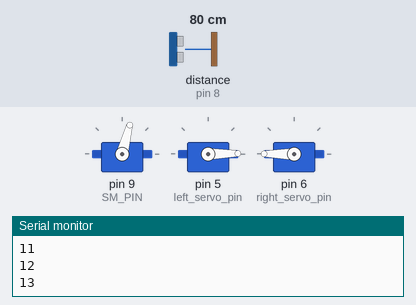
The sketch below on a simulated Arduino Uno, built with avr-gcc and run on an emulated ATmega328P. Shown: 3 × servo, the last lines printed to the serial monitor. Wiring (inferred from the names in the program): ultrasonic range finder: trigger pin 7; echo pin 8; 2 × servo: signal pin 5 / signal pin 6. The inputs (shaded band) are chosen by the test bench; at power-on: distance to the obstacle (sensor on pin 8) 80 cm. The echo pulse lasts 58.3 µs per cm; servo pulses on a pin are drawn as a servo (544–2400 µs = 0–180°).

Above: at 3.2 s.
3.3 s: distance to the obstacle (sensor on pin 8) set to 12 cm
5.2 s: distance to the obstacle (sensor on pin 8) set to 9 cm
At 7.0 s:
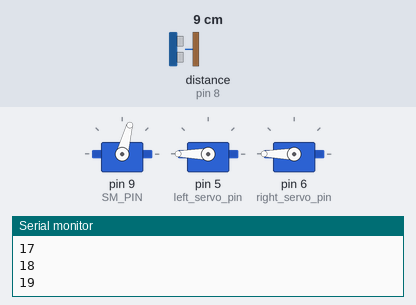
7.8 s: distance to the obstacle (sensor on pin 8) set to 18 cm
At 9.4 s:
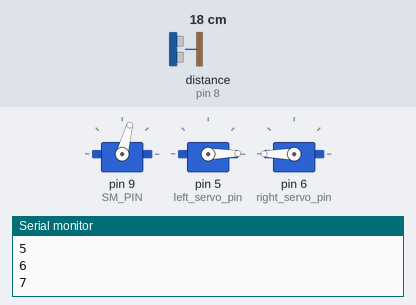
10.6 s: distance to the obstacle (sensor on pin 8) set to 2 cm
At 12.3 s:
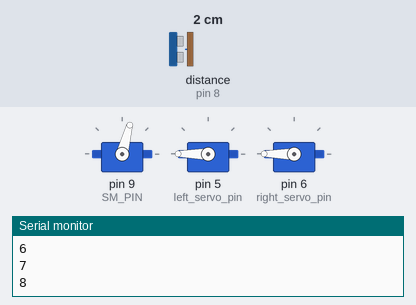
Timing chart, 0 to 13.8 s (numbered marks = the images above; inputs shaded):
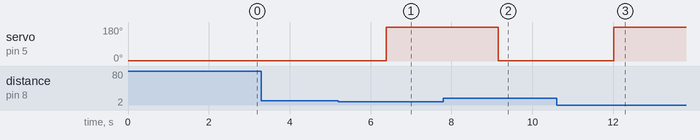

The sketch:

run01.ino
```cpp
#include <Servo.h>

//
// The middle servo(SM) driving HC-SR04
//
#define SM_PIN       9
#define SM_INIT_POS  75  // initial position
#define SM_START_POS 30
#define SM_END_POS   120
#define SM_STEP      1

Servo sm_servo;  // create servo object to control a servo
// twelve servo objects can be created on most boards

int sm_pos = 0;    // variable to store the servo position

//
// The left and right servo
//
#define N 20
int left_servo_pin = 5;
int right_servo_pin = 6;

int servoPosition = 1000; // position in microseconds

//
// HC-SR04
//
#define SR04_TRIG_PIN   7
#define SR04_ECHO_PIN   8

void setup() {
  sm_servo.attach(SM_PIN);  // attaches the servo on pin SM_PIN to the servo object
  sm_servo.write(SM_INIT_POS);
  delay(2000);

  pinMode(left_servo_pin, OUTPUT);
  pinMode(right_servo_pin, OUTPUT);

  pinMode(SR04_ECHO_PIN, INPUT);
  pinMode(SR04_TRIG_PIN, OUTPUT);

  Serial.begin(9600);

 }

void loop () {
  int distance;

  //sm_servo_test();
  //motor_servo_test();
  //sr04_test();

  // 1. check distance right in the front
  // 2. if distance is less than 10cm, then
  //      turn right for 5 seconds and goto step 1
  //    otherwise  move for 2 seconds, and goto step 1

  distance = sr04_check();

  if ( distance < 10 ) {
    RightRotate();RightRotate();
  }
  else {
    Forward();Forward();
  }

}

void sm_servo_test() {

  sr04_test(); delay(1000);
  for (sm_pos = SM_INIT_POS; sm_pos <= SM_END_POS; sm_pos += SM_STEP) { // goes from 0 degrees to 180 degrees
    // in steps of 1 degree
    sm_servo.write(sm_pos);              // tell servo to go to position in variable 'pos'
    delay(15);                       // waits 15ms for the servo to reach the position
  }
  delay(1000); sr04_test(); delay(1000);

  for (sm_pos = SM_END_POS; sm_pos >= SM_START_POS; sm_pos -= SM_STEP) { // goes from 180 degrees to 0 degrees
    sm_servo.write(sm_pos);              // tell servo to go to position in variable 'pos'
    delay(15);                       // waits 15ms for the servo to reach the position
  }
  delay(1000); sr04_test(); delay(1000);
  for (sm_pos = SM_START_POS; sm_pos <= SM_INIT_POS; sm_pos += SM_STEP) { // goes from 0 degrees to 180 degrees
    // in steps of 1 degree
    sm_servo.write(sm_pos);              // tell servo to go to position in variable 'pos'
    delay(15);                       // waits 15ms for the servo to reach the position
  }
}

int sr04_check() {
  long duration, distance;

  digitalWrite(SR04_TRIG_PIN, LOW);  // Added this line
  delayMicroseconds(2); // Added this line
  digitalWrite(SR04_TRIG_PIN, HIGH);
//  delayMicroseconds(1000); - Removed this line
  delayMicroseconds(10); // Added this line
  digitalWrite(SR04_TRIG_PIN, LOW);
  duration = pulseIn(SR04_ECHO_PIN, HIGH);
  distance = (duration/2) / 29.1;

  if (distance >= 200 || distance <= 0){
    Serial.println("Out of range");
  }
  else {
    Serial.print(distance);
    Serial.println(" cm");
  }

  delay(100);

  return distance;
}

void sr04_test() {
  long duration, distance;
  digitalWrite(SR04_TRIG_PIN, LOW);  // Added this line
  delayMicroseconds(2); // Added this line
  digitalWrite(SR04_TRIG_PIN, HIGH);
//  delayMicroseconds(1000); - Removed this line
  delayMicroseconds(10); // Added this line
  digitalWrite(SR04_TRIG_PIN, LOW);
  duration = pulseIn(SR04_ECHO_PIN, HIGH);
  distance = (duration/2) / 29.1;
  //distance = ( (distance >>1) *10)/291;
  if (distance < 4) {  // This is where the LED On/Off happens/
//    digitalWrite(led,HIGH); // When the Red condition is met, the Green LED should turn off
//    digitalWrite(led2,LOW);
}
  else {
//    digitalWrite(led,LOW);
//    digitalWrite(led2,HIGH);
  }
  if (distance >= 200 || distance <= 0){
    Serial.println("Out of range");
  }
  else {
    Serial.print(distance);
    Serial.println(" cm");
  }
  delay(500);
}

void motor_servo_test() {

  Forward();
  Forward();
  Forward();
  delay(2000);

  Backward();
  Backward();
  Backward();
  delay(2000);

  RightRotate();
  delay(2000);

  LeftRotate();
  delay(2000);

}
void Forward() {
  int i = 0;
   while(i < N) {
    digitalWrite(left_servo_pin, HIGH);
    delayMicroseconds(1000); // toci sa vpravo nikto netusi preco to je tak
    digitalWrite(left_servo_pin, LOW);

    digitalWrite(right_servo_pin, HIGH);
    delayMicroseconds(2000); // toci sa vpravo nikto netusi preco to je tak
    digitalWrite(right_servo_pin, LOW);
    delay(30); // wait 20 milliseconds
    i++;
    Serial.println(i);
  }
}

void Backward() {
  int i = 0;
   while(i < N) {
    digitalWrite(left_servo_pin, HIGH);
    delayMicroseconds(2000); // toci sa vpravo nikto netusi preco to je tak
    digitalWrite(left_servo_pin, LOW);

    digitalWrite(right_servo_pin, HIGH);
    delayMicroseconds(1000); // toci sa vpravo nikto netusi preco to je tak
    digitalWrite(right_servo_pin, LOW);
    delay(30); // wait 20 milliseconds
    i++;
    Serial.println(i);
  }
}

void RightRotate() { // vpravo
   int i = 0;
   while(i < N) {
    digitalWrite(left_servo_pin, HIGH);
    digitalWrite(right_servo_pin, HIGH);
    delayMicroseconds(2000); // toci sa vpravo nikto netusi preco to je tak
    digitalWrite(right_servo_pin, LOW);
    digitalWrite(left_servo_pin, LOW);
    delay(30); // wait 20 milliseconds
    i++;
    Serial.println(i);
  }
}

void LeftRotate() { // vlavo
    int i = 0;
    while(i < N) {
    digitalWrite(left_servo_pin, HIGH);
    digitalWrite(right_servo_pin, HIGH);
    delayMicroseconds(1000); // toci sa vlavo
    digitalWrite(left_servo_pin, LOW);
    digitalWrite(right_servo_pin, LOW);
    delay(30); // wait 20 milliseconds
    i++;
    Serial.println(i);
  }
}
```

Measured:
- the behaviour switches between 11 and 10 cm on distance to the obstacle (sensor on pin 8) (found by bisection; images 0 and 1)
- after the input at 5.2 s, servo on pin 5 (left_servo_pin): 1° → 180° after 1.2 s
- after the input at 7.8 s, servo on pin 5 (left_servo_pin): 180° → 1° after 1.4 s
- after the input at 10.6 s, servo on pin 5 (left_servo_pin): 1° → 180° after 1.4 s
